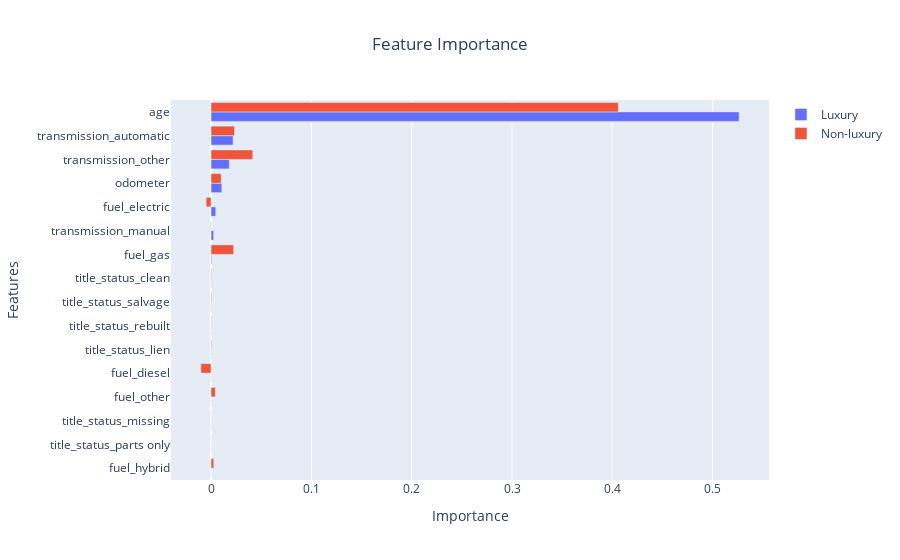

Write notebook code for a chart like this one.
### Code cell
import plotly.graph_objects as pt

fields1 = X_columns
values1 = feature_importances1

fields2 = X_columns
values2 = feature_importances2

# Create a horizontal bar chart
fig = pt.Figure()

fig.add_trace(go.Bar(
    x=values1,
    y=fields1,
    orientation='h',
    name='Luxury',
))

fig.add_trace(go.Bar(
    x=values2,
    y=fields2,
    orientation='h',
    name='Non-luxury',
))

# Customize the layout
fig.update_layout(
    title='Feature Importance',
    title_x=0.5,
    xaxis_title='Importance',
    yaxis_title='Features',
)

sorted_fields1 = [field for _, field in sorted(zip(values1, fields1))]
sorted_fields2 = [field for _, field in sorted(zip(values2, fields2))]
combined_fields = sorted_fields1 + sorted_fields2

fig.update_yaxes(categoryorder='array', categoryarray=combined_fields, side='left')

fig.update_traces(marker=dict(color='rgba(50, 100, 200, 0.6)'), selector=dict(name='Dataset 1'))
fig.update_traces(marker=dict(color='rgba(200, 100, 50, 0.6)'), selector=dict(name='Dataset 2'))

# Show the chart
fig.show()

### Figure 1 — Plotly figure (JSON) as saved in the notebook; plotly's stock layout.template omitted (floating-point values rounded to 4 significant figures)
{"data": [{"name": "Luxury", "orientation": "h", "type": "bar", "x": [0.01072, 0.5264, 0.00017, 0.004712, 0.0006867, 7.433e-06, 0.000136, 0.02199, 0.00262, 0.01818, 0.0003573, 0.0002699, 0.0001023, 1.248e-05, 0.0002732, 0.000356], "y": ["odometer", "age", "fuel_diesel", "fuel_electric", "fuel_gas", "fuel_hybrid", "fuel_other", "transmission_automatic", "transmission_manual", "transmission_other", "title_status_clean", "title_status_lien", "title_status_missing", "title_status_parts only", "title_status_rebuilt", "title_status_salvage"]}, {"name": "Non-luxury", "orientation": "h", "type": "bar", "x": [0.01011, 0.406, -0.0101, -0.00486, 0.02253, 0.002736, 0.004346, 0.02338, -0.0002657, 0.04161, 0.0005062, 0.0005596, 5.55e-05, 6.741e-05, 0.0003277, 0.0005965], "y": ["odometer", "age", "fuel_diesel", "fuel_electric", "fuel_gas", "fuel_hybrid", "fuel_other", "transmission_automatic", "transmission_manual", "transmission_other", "title_status_clean", "title_status_lien", "title_status_missing", "title_status_parts only", "title_status_rebuilt", "title_status_salvage"]}], "layout": {"title": {"text": "Feature Importance", "x": 0.5}, "xaxis": {"title": {"text": "Importance"}}, "yaxis": {"categoryarray": ["fuel_hybrid", "title_status_parts only", "title_status_missing", "fuel_other", "fuel_diesel", "title_status_lien", "title_status_rebuilt", "title_status_salvage", "title_status_clean", "fuel_gas", "transmission_manual", "fuel_electric", "odometer", "transmission_other", "transmission_automatic", "age", "fuel_diesel", "fuel_electric", "transmission_manual", "title_status_missing", "title_status_parts only", "title_status_rebuilt", "title_status_clean", "title_status_lien", "title_status_salvage", "fuel_hybrid", "fuel_other", "odometer", "fuel_gas", "transmission_automatic", "transmission_other", "age"], "categoryorder": "array", "side": "left", "title": {"text": "Features"}}}}
